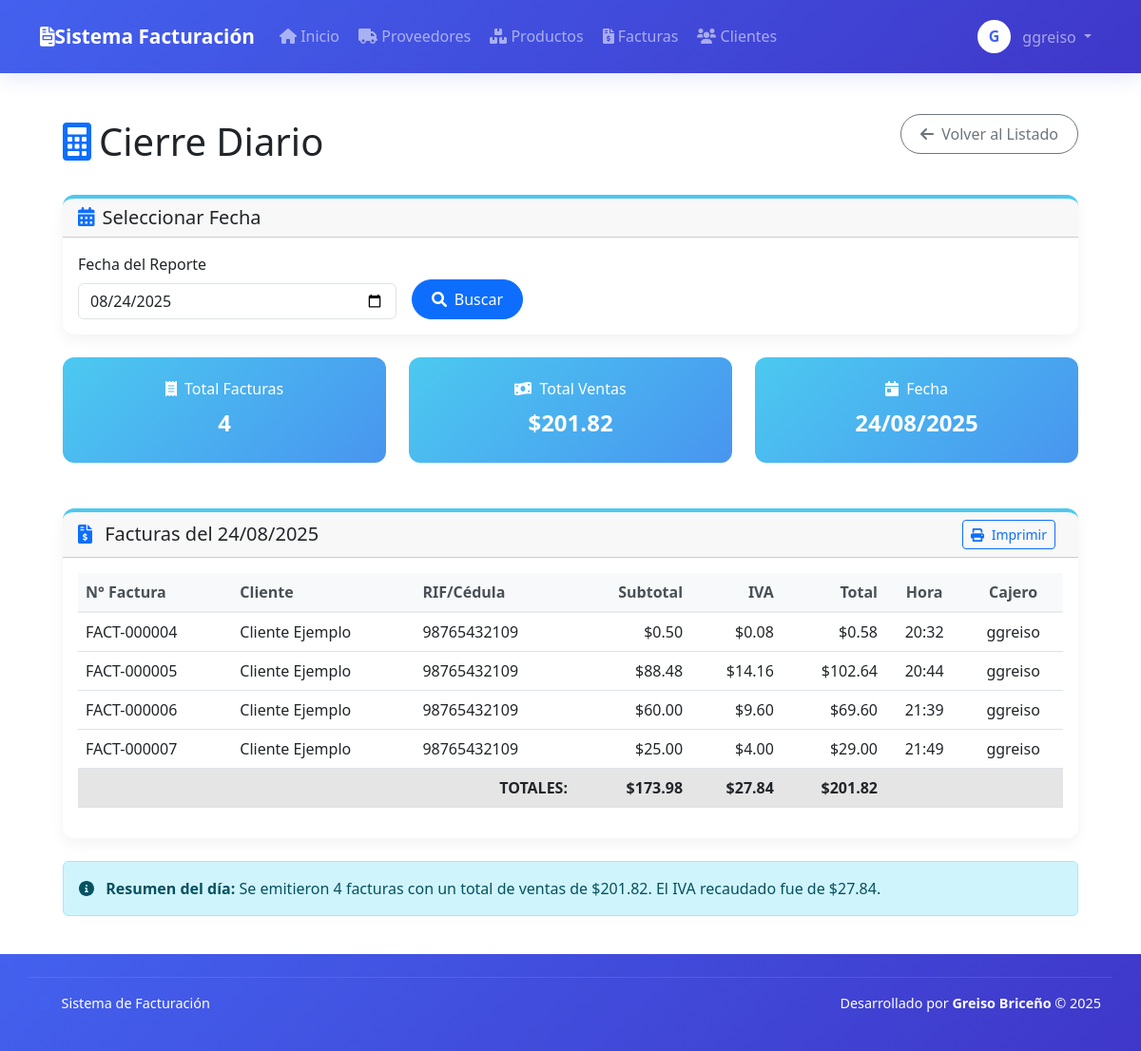
Screenshot of /facturacion/modules/invoices/cierre_diario.php?date=2025-08-24 (signed in) with the database file from the repository.
### tables this page shows
CREATE TABLE `invoices` (
  `id` int(11) NOT NULL,
  `invoice_number` varchar(20) NOT NULL,
  `client_id` int(11) NOT NULL,
  `date` date NOT NULL,
  `subtotal` decimal(10,2) NOT NULL,
  `tax` decimal(10,2) NOT NULL,
  `total` decimal(10,2) NOT NULL,
  `user_id` int(11) NOT NULL,
  `updated_by` int(11) DEFAULT NULL,
  `action_type` enum('created','updated','deleted') DEFAULT 'created',
  `status` varchar(20) NOT NULL DEFAULT 'pending',
  `created_at` timestamp NOT NULL DEFAULT CURRENT_TIMESTAMP,
  `updated_at` timestamp NULL DEFAULT NULL ON UPDATE CURRENT_TIMESTAMP
);

CREATE TABLE `clients` (
  `id` int(11) NOT NULL,
  `name` varchar(100) NOT NULL,
  `ruc` varchar(20) DEFAULT NULL,
  `address` text,
  `phone` varchar(20) DEFAULT NULL,
  `email` varchar(100) DEFAULT NULL,
  `created_at` timestamp NOT NULL DEFAULT CURRENT_TIMESTAMP,
  `updated_at` timestamp NULL DEFAULT NULL ON UPDATE CURRENT_TIMESTAMP,
  `created_by` int(11) DEFAULT NULL,
  `updated_by` int(11) DEFAULT NULL,
  `action_type` enum('created','updated','deleted') DEFAULT 'created'
);

CREATE TABLE `users` (
  `id` int(11) NOT NULL,
  `username` varchar(50) NOT NULL,
  `password` varchar(255) NOT NULL,
  `role` varchar(20) NOT NULL DEFAULT 'user',
  `created_at` timestamp NOT NULL DEFAULT CURRENT_TIMESTAMP
);

### facturacion/modules/invoices/cierre_diario.php (the view, shortened to what this page needs)
<?php
$report_date = isset($_GET['date']) ? $_GET['date'] : date('Y-m-d');
$sql = "SELECT i.*, c.name as client_name, c.ruc as client_ruc,
               u.username as cashier_name
        FROM invoices i
        LEFT JOIN clients c ON i.client_id = c.id
        LEFT JOIN users u ON i.user_id = u.id
        WHERE i.date = ?
        ORDER BY i.created_at ASC";
$stmt = $conn->prepare($sql);
$stmt->bind_param("s", $report_date);
$stmt->execute();
$invoices = $stmt->get_result()->fetch_all(MYSQLI_ASSOC);
$total_facturas = count($invoices);
$total_ventas = 0;
$total_iva = 0;
$total_subtotal = 0;
foreach ($invoices as $invoice) {
    $total_ventas += $invoice['total'];
    $total_iva += $invoice['tax'];
    $total_subtotal += $invoice['subtotal'];
}
require_once dirname(__DIR__, 2) . '/includes/header.php';
?>
<div class="container-fluid px-4">
    <div class="d-flex justify-content-between align-items-center mb-4">
        <h1 class="mt-4"><i class="fas fa-calculator me-2 text-primary"></i>Cierre Diario</h1>
        <a href="list.php" class="btn btn-outline-secondary btn-module no-print">
            <i class="fas fa-arrow-left me-1"></i> Volver al Listado
        </a>
    </div>
    <div class="card card-module mb-4">
        <div class="card-header card-header-module">
            <h5 class="card-title mb-0"><i class="fas fa-calendar-alt me-2 text-primary"></i>Seleccionar Fecha</h5>
        </div>
        <div class="card-body no-print">
            <form method="GET" class="row g-3 align-items-end">
                <div class="col-md-4">
                    <label for="date" class="form-label">Fecha del Reporte</label>
                    <input type="date" class="form-control" id="date" name="date"
                           value="<?= $report_date ?>" required>
                </div>
                <div class="col-md-2">
                    <button type="submit" class="btn btn-primary btn-module">
                        <i class="fas fa-search me-1"></i> Buscar
                    </button>
                </div>
            </form>
        </div>
    </div>
    <?php if ($report_date): ?>
    <div class="row mb-4">
        <div class="col-md-4">
            <div class="summary-card text-center">
                <h6><i class="fas fa-receipt me-1"></i> Total Facturas</h6>
                <div class="summary-value"><?= $total_facturas ?></div>
            </div>
        </div>
        <div class="col-md-4">
            <div class="summary-card text-center">
                <h6><i class="fas fa-money-bill-wave me-1"></i> Total Ventas</h6>
                <div class="summary-value">$<?= number_format($total_ventas, 2) ?></div>
            </div>
        </div>
        <div class="col-md-4">
            <div class="summary-card text-center">
                <h6><i class="fas fa-calendar-day me-1"></i> Fecha</h6>
                <div class="summary-value"><?= date('d/m/Y', strtotime($report_date)) ?></div>
            </div>
        </div>
    </div>
    <div class="card card-module mb-4">
        <div class="card-header card-header-module d-flex justify-content-between align-items-center">
            <h5 class="card-title mb-0">
                <i class="fas fa-file-invoice-dollar me-2 text-primary"></i>
                Facturas del <?= date('d/m/Y', strtotime($report_date)) ?>
            </h5>
            <div class="no-print">
                <button onclick="window.print()" class="btn btn-sm btn-outline-primary me-2">
                    <i class="fas fa-print me-1"></i> Imprimir
                </button>
            </div>
        </div>
        <div class="card-body">
            <div class="table-responsive">
                <table class="table table-module">
                    <thead>
                        <tr>
                            <th>N° Factura</th>
                            <th>Cliente</th>
                            <th>RIF/Cédula</th>
                            <th class="text-end">Subtotal</th>
                            <th class="text-end">IVA</th>
                            <th class="text-end">Total</th>
                            <th class="text-center">Hora</th>
                            <th class="text-center">Cajero</th>
                        </tr>
                    </thead>
                    <tbody>
                        <?php if (empty($invoices)): ?>
                            <tr>
                                <td colspan="8" class="text-center py-4 text-muted">
                                    <i class="fas fa-info-circle me-2"></i> No hay facturas para esta fecha
                                </td>
                            </tr>
                        <?php else: ?>
                            <?php foreach ($invoices as $invoice): ?>
                            <tr>
                                <td><?= $invoice['invoice_number'] ?></td>
                                <td><?= htmlspecialchars($invoice['client_name']) ?></td>
                                <td><?= $invoice['client_ruc'] ?></td>
                                <td class="text-end">$<?= number_format($invoice['subtotal'], 2) ?></td>
                                <td class="text-end">$<?= number_format($invoice['tax'], 2) ?></td>
                                <td class="text-end">$<?= number_format($invoice['total'], 2) ?></td>
                                <td class="text-center"><?= date('H:i', strtotime($invoice['created_at'])) ?></td>
                                <td class="text-center"><?= $invoice['cashier_name'] ?></td>
                            </tr>
                            <?php endforeach; ?>
                        <?php endif; ?>
                    </tbody>
                    <tfoot>
                        <tr class="table-active">
                            <th colspan="3" class="text-end">TOTALES:</th>
                            <th class="text-end">$<?= number_format($total_subtotal, 2) ?></th>
                            <th class="text-end">$<?= number_format($total_iva, 2) ?></th>
                            <th class="text-end">$<?= number_format($total_ventas, 2) ?></th>
                            <th colspan="2"></th>
                        </tr>
                    </tfoot>
                </table>
            </div>
        </div>
    </div>
    <div class="row no-print">
        <div class="col-12">
            <div class="alert alert-info">
                <i class="fas fa-info-circle me-2"></i>
                <strong>Resumen del día:</strong> Se emitieron <?= $total_facturas ?> facturas con un total de ventas de $<?= number_format($total_ventas, 2) ?>.
                El IVA recaudado fue de $<?= number_format($total_iva, 2) ?>.
            </div>
        </div>
    </div>
    <?php endif; ?>
</div>
<?php
require_once dirname(__DIR__, 2) . '/includes/footer.php';
?>

### facturacion/includes/header.php (style rules this page uses)
:root { --primary-color: #4361ee; --secondary-color: #3f37c9; --accent-color: #4895ef; --light-color: #f8f9fa; --dark-color: #212529; --success-color: #4cc9f0; --info-color: #4895ef; --warning-color: #f8961e; --danger-color: #f72585; }

### facturacion/modules/invoices/cierre_diario.php (style rules this page uses)
.card-module { border: none; border-radius: 12px; box-shadow: 0 6px 15px rgba(0, 0, 0, 0.05); overflow: hidden; border-top: 4px solid #4cc9f0; }
.btn-module { border-radius: 50px; padding: 8px 20px; font-weight: 500; transition: all 0.3s; }
.table-module { border-collapse: separate; border-spacing: 0; }
.table-module thead th { border-bottom: 2px solid #e9ecef; background-color: #f8f9fa; font-weight: 600; color: #495057; }
.summary-card { background: linear-gradient(135deg, #4cc9f0, #4895ef); color: white; border-radius: 12px; padding: 1.5rem; margin-bottom: 1.5rem; }
.summary-value { font-size: 1.5rem; font-weight: 700; }

### rows the page displays
invoices: invoice_number "FACT-000004", client.name "Cliente Ejemplo", client.ruc "98765432109", subtotal "0.50", tax "0.08", total "0.58", created_at "20:32", user.username "ggreiso"
invoices: invoice_number "FACT-000005", client.name "Cliente Ejemplo", client.ruc "98765432109", subtotal "88.48", tax "14.16", total "102.64", created_at "20:44", user.username "ggreiso"
invoices: invoice_number "FACT-000006", client.name "Cliente Ejemplo", client.ruc "98765432109", subtotal "60.00", tax "9.60", total "69.60", created_at "21:39", user.username "ggreiso"
invoices: invoice_number "FACT-000007", client.name "Cliente Ejemplo", client.ruc "98765432109", subtotal "25.00", tax "4.00", total "29.00", created_at "21:49", user.username "ggreiso"

### other values shown
substr(htmlspecialchars($_SESSION['username']), 0, 1) "G"
$_SESSION['username'] "ggreiso"
$total_facturas "4"
$total_ventas "201.82"
date('d/m/Y', strtotime($report_date)) "24/08/2025"
$total_subtotal "173.98"
$total_iva "27.84"
